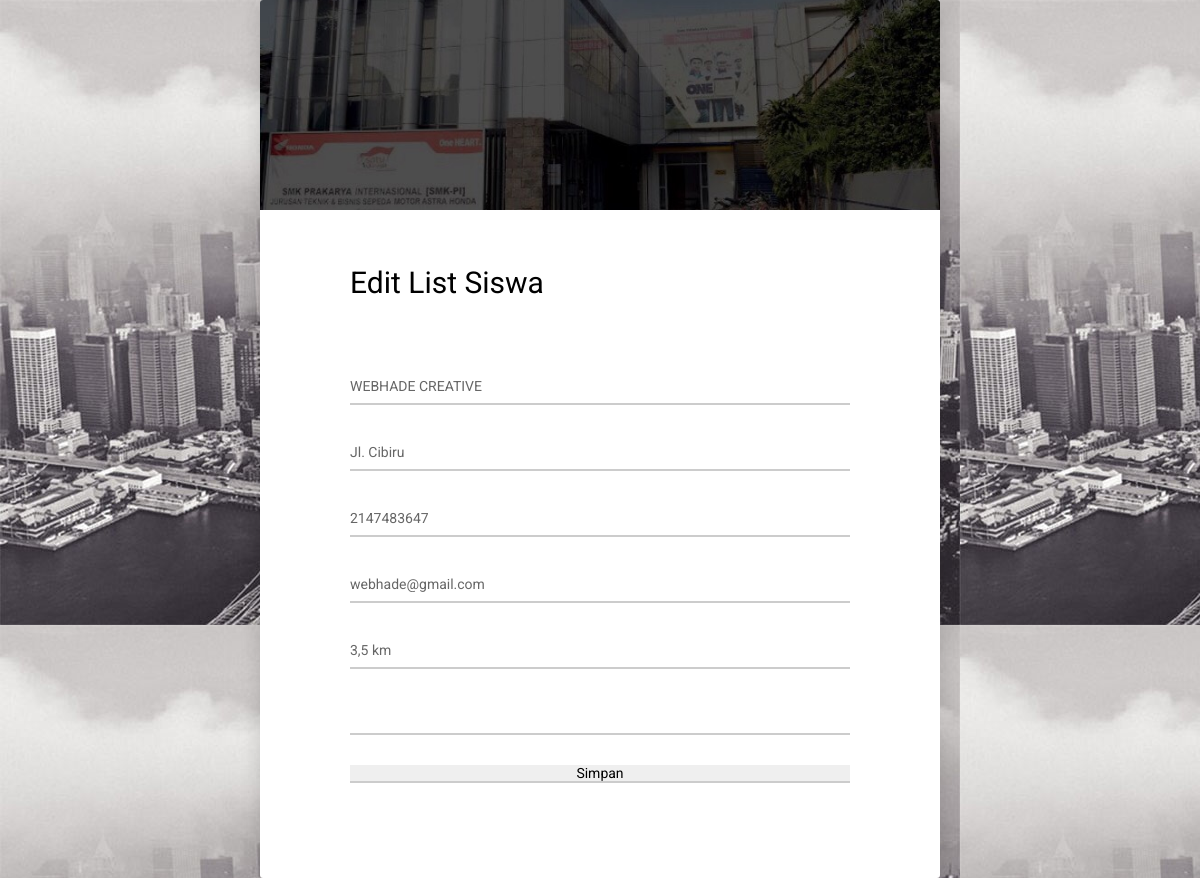
Screenshot of /admin/tambah_list_siswa/edit_list_siswa.php?id=1 with the database file from the repository.
### tables this page shows
CREATE TABLE `tambah_siswa` (
  `id` int(11) NOT NULL,
  `nama` varchar(255) NOT NULL,
  `alamat` varchar(255) NOT NULL,
  `notelp` int(255) NOT NULL,
  `email` varchar(255) NOT NULL,
  `jarak` varchar(255) NOT NULL,
  `deskripsi` text NOT NULL
);

### admin/tambah_list_siswa/edit_list_siswa.php (the view, shortened to what this page needs)
<!DOCTYPE html>
<html lang="en">
<head>
    <link href="vendor/mdi-font/css/material-design-iconic-font.min.css" rel="stylesheet" media="all">
    <link href="vendor/font-awesome-4.7/css/font-awesome.min.css" rel="stylesheet" media="all">
    <link href="vendor/select2/select2.min.css" rel="stylesheet" media="all">
    <link href="vendor/datepicker/daterangepicker.css" rel="stylesheet" media="all">
    <link href="css/main.css" rel="stylesheet" media="all">
</head>
                    <?php include "../../koneksi.php"?>
<body background="images/bgku.jpg">
    <div class="bangsat">
        <div class="wrapper wrapper--w680">
            <div class="card card-1">
                <div class="card-heading"></div>
                <div class="card-body">
                <?php
				$id=$_GET['id'];
				$sql = "SELECT * FROM tambah_siswa WHERE id ='$id'";
				$query = mysqli_query($db_conn,$sql);
                $data = mysqli_fetch_array($query);
                ?>
                    <form action='aksi_edit_list.php' method='POST'>
                    <h2 class="title">Edit List Siswa</h2>
                    <p>  </p><br><br>
                        <div class="input-group">
                            <input class="input--style-1" type="text" value="<?php echo "$data[nama]"; ?>" id="nama" name="nama" required>
                        </div>
                        <div class="input-group">
                            <input class="input--style-1" type="text" value="<?php echo "$data[alamat]"; ?>" id="alamat" name="alamat" required>
                        </div>
                        <div class="input-group">
                            <input class="input--style-1" type="text" value="<?php echo "$data[notelp]"; ?>" id="notelp" name="notelp"required>
                        </div>
                        <div class="input-group">
                            <input class="input--style-1" type="email" value="<?php echo "$data[email]"; ?>" id="email" name="email"required>
                        </div>
                        <div class="input-group">
                            <input class="input--style-1" type="text" value="<?php echo "$data[jarak]"; ?>" id="jarak" name="jarak" required>
                        </div>
                         <div class="input-group">
                            <input class="input--style-1" type="text" value="<?php echo "$data[deskripsi]"; ?>" id="deskripsi" name="deskripsi" required>
                        </div>
                    <div class="input-group">
                       <td colspan="3">
                            <div align="center">
                            <input type='hidden' name='id' value="<?php echo "$data[id]"; ?>"><input type='submit' value='Simpan'>
                            </div>
                        </td>
                    </div>
                    </form>
                </div>
            </div>
        </div>
    </div>
</body>
</html>

### admin/tambah_list_siswa/css/main.css (style rules this page uses)
html { -webkit-box-sizing: border-box; -moz-box-sizing: border-box; box-sizing: border-box; }
* { padding: 0; margin: 0; }
*, *:before, *:after { -webkit-box-sizing: inherit; -moz-box-sizing: inherit; box-sizing: inherit; }
body, h1, h2, h3, h4, h5, h6, blockquote, p, pre, dl, dd, ol, ul, figure, hr, fieldset, legend { margin: 0; padding: 0; }
body { font-family: "Roboto", "Arial", "Helvetica Neue", sans-serif; font-weight: 400; font-size: 14px; }
h1, h2, h3, h4, h5, h6 { font-weight: 400; }
h2 { font-size: 30px; }
.bangsat { background-image: url("bg-head-01.jpg"); }
.wrapper { margin: 0 auto; }
.wrapper--w680 { max-width: 680px; }
input { outline: none; margin: 0; border: none; -webkit-box-shadow: none; -moz-box-shadow: none; box-shadow: none; width: 100%; font-size: 14px; font-family: inherit; }
.input-group { position: relative; margin-bottom: 30px; border-bottom: 2px solid #ccc; }
.input--style-1 { padding: 9px 0; color: #666; }
.title { margin-bottom: 37px; }
.card { overflow: hidden; -webkit-border-radius: 3px; -moz-border-radius: 3px; border-radius: 3px; background: #fff; }
.card-1 { -webkit-box-shadow: 0px 8px 20px 0px rgba(0, 0, 0, 0.15); -moz-box-shadow: 0px 8px 20px 0px rgba(0, 0, 0, 0.15); box-shadow: 0px 8px 20px 0px rgba(0, 0, 0, 0.15); }
.card-1 .card-heading { background: url("../images/gedungkp1baru.jpg") center center/cover no-repeat; padding-top: 210px; }
.card-1 .card-body { padding: 0 90px; padding-top: 55px; padding-bottom: 65px; }

### rows the page displays
tambah_siswa: nama "WEBHADE CREATIVE", alamat "Jl. Cibiru", notelp "2147483647", email "webhade@gmail.com", jarak "3,5 km"
